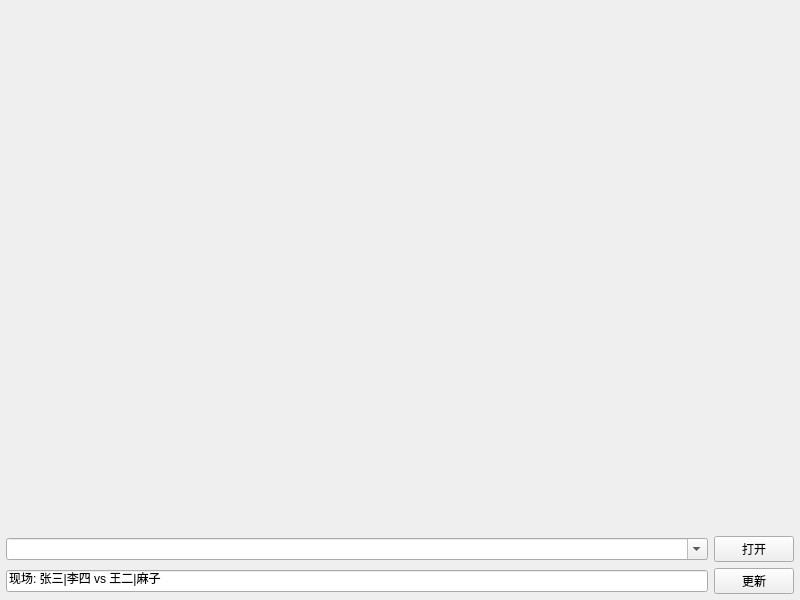
<?xml version="1.0" encoding="UTF-8"?>
<ui version="4.0">
 <class>frmDemoVideoOsd</class>
 <widget class="QWidget" name="frmDemoVideoOsd">
  <property name="geometry">
   <rect>
    <x>0</x>
    <y>0</y>
    <width>800</width>
    <height>600</height>
   </rect>
  </property>
  <property name="windowTitle">
   <string>Form</string>
  </property>
  <layout class="QVBoxLayout" name="verticalLayout">
   <property name="spacing">
    <number>6</number>
   </property>
   <property name="leftMargin">
    <number>6</number>
   </property>
   <property name="topMargin">
    <number>6</number>
   </property>
   <property name="rightMargin">
    <number>6</number>
   </property>
   <property name="bottomMargin">
    <number>6</number>
   </property>
   <item>
    <widget class="VideoWidget" name="videoWidget" native="true"/>
   </item>
   <item>
    <widget class="QWidget" name="widget" native="true">
     <property name="sizePolicy">
      <sizepolicy hsizetype="Preferred" vsizetype="Fixed">
       <horstretch>0</horstretch>
       <verstretch>0</verstretch>
      </sizepolicy>
     </property>
     <layout class="QGridLayout" name="gridLayout">
      <property name="leftMargin">
       <number>0</number>
      </property>
      <property name="topMargin">
       <number>0</number>
      </property>
      <property name="rightMargin">
       <number>0</number>
      </property>
      <property name="bottomMargin">
       <number>0</number>
      </property>
      <property name="spacing">
       <number>6</number>
      </property>
      <item row="0" column="1">
       <widget class="QPushButton" name="btnOpen">
        <property name="minimumSize">
         <size>
          <width>80</width>
          <height>0</height>
         </size>
        </property>
        <property name="text">
         <string>打开</string>
        </property>
       </widget>
      </item>
      <item row="1" column="0">
       <widget class="QLineEdit" name="txtText">
        <property name="text">
         <string>现场: 张三|李四 vs 王二|麻子</string>
        </property>
       </widget>
      </item>
      <item row="1" column="1">
       <widget class="QPushButton" name="btnUpdate">
        <property name="minimumSize">
         <size>
          <width>80</width>
          <height>0</height>
         </size>
        </property>
        <property name="text">
         <string>更新</string>
        </property>
       </widget>
      </item>
      <item row="0" column="0">
       <widget class="QComboBox" name="cboxUrl">
        <property name="editable">
         <bool>true</bool>
        </property>
       </widget>
      </item>
     </layout>
    </widget>
   </item>
  </layout>
 </widget>
 <customwidgets>
  <customwidget>
   <class>VideoWidget</class>
   <extends>QWidget</extends>
   <header>videowidgetx.h</header>
   <container>1</container>
  </customwidget>
 </customwidgets>
 <resources/>
 <connections/>
</ui>
